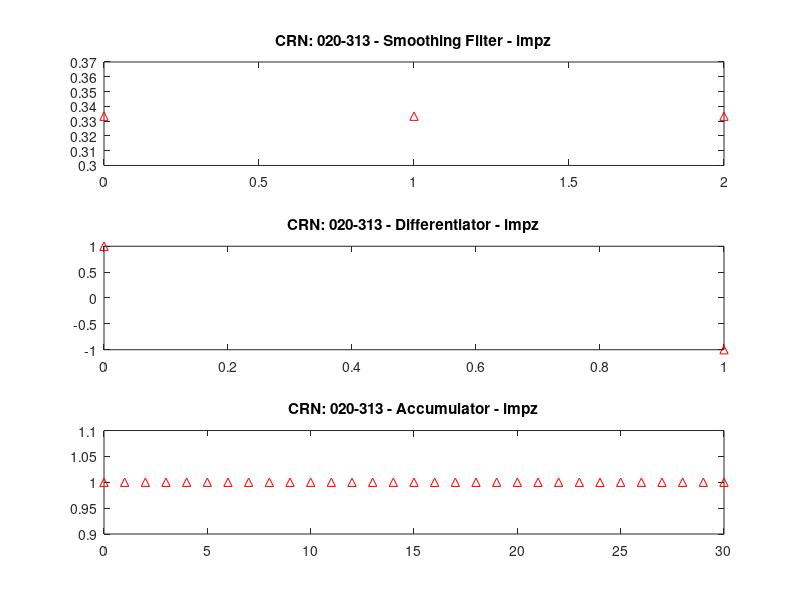

Write MATLAB code to recreate this figure.
% CRN: 020-313 - Using impz()
subplot(3,1,1); impz([1 1 1]/3,1); title('CRN: 020-313 - Smoothing Filter - impz');
subplot(3,1,2); impz([1 -1],1);   title('CRN: 020-313 - Differentiator - impz');
subplot(3,1,3); impz(1,[1 -1]);   title('CRN: 020-313 - Accumulator - impz');
